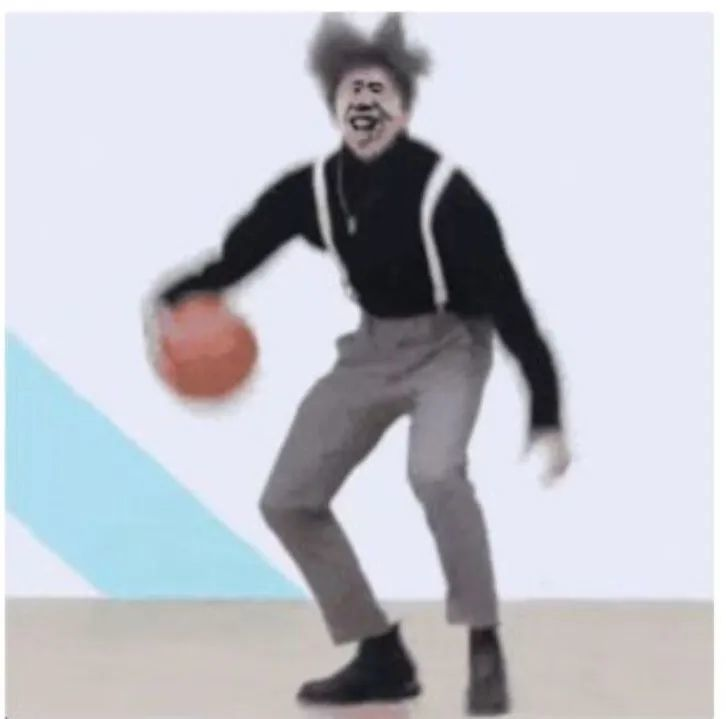
#> input picture jige.jpg, 726 x 719 px
$ python zuoye04.py
#> lines starting #> are read from the running program, lines starting #| are printed output that depends on the picture
import numpy as np
from PIL import Image

img = Image.open("jige.jpg")
#> img is the input picture: PIL image 726x719 RGB; mean R, G, B 191.7, 193.5, 201.7
imgData = np.array(img,dtype=np.uint8)
print(img.size)
#| (726, 719)

w, h = img.size
#> w = 726; h = 719
imgData[:20, :700] = [32, 37, 241]
imgData[:700, :20] = [32, 37, 241]
imgData[:, 700:] = [255, 0, 0]
imgData[700:, :] = [255, 0, 0]
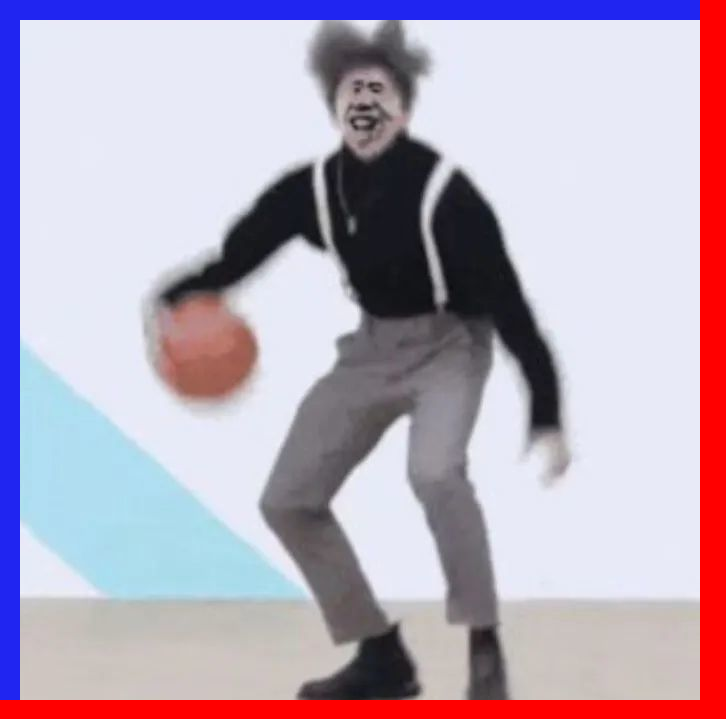
#> imgData: shape (719, 726, 3); mean R, G, B 183.3, 169.6, 188.2
img = Image.fromarray(imgData)
img.show()

$ run again, with ikun.jpg copied over jige.jpg
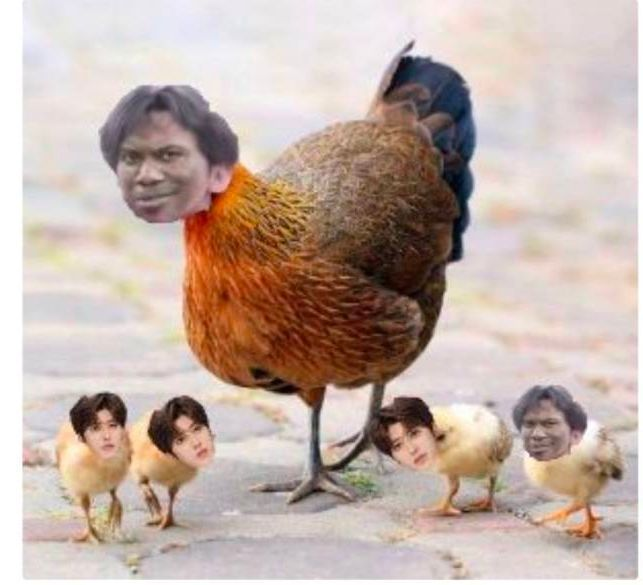
#> input picture ikun.jpg, 643 x 585 px
#> img is the input picture: PIL image 643x585 RGB; mean R, G, B 194.7, 176.3, 167.3
#| (643, 585)
#> `imgData[:700, :20] = [32, 37, 241]`:
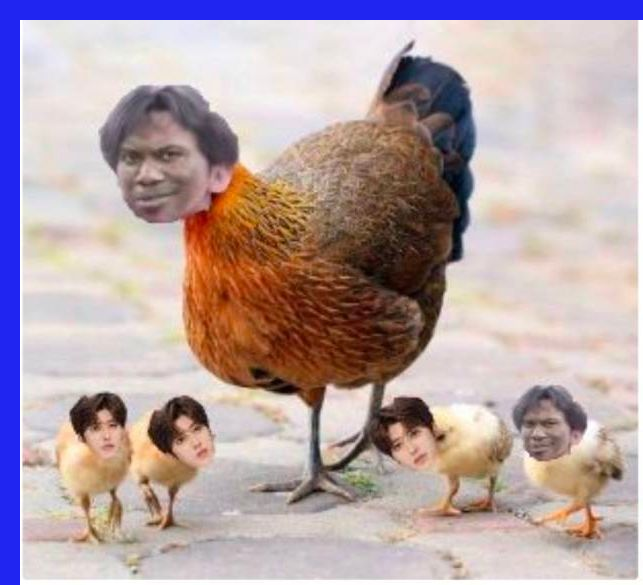
#> imgData: shape (585, 643, 3); mean R, G, B 181, 163.1, 167.2

$ run again, with yangdi.jpg copied over jige.jpg
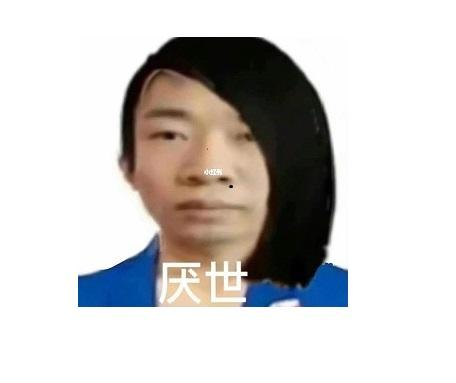
#> input picture yangdi.jpg, 456 x 383 px
#> img is the input picture: PIL image 456x383 RGB; mean R, G, B 205, 202.4, 200.8
#| (456, 383)
#> `imgData[:700, :20] = [32, 37, 241]`:
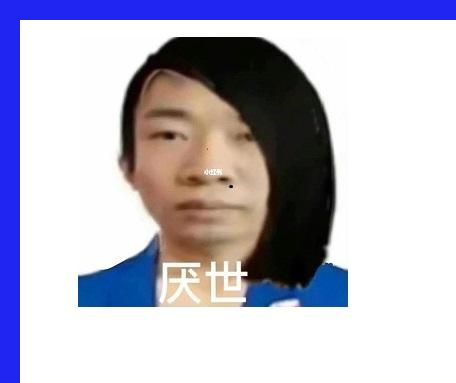
#> imgData: shape (383, 456, 3); mean R, G, B 184.1, 181.9, 199.5
